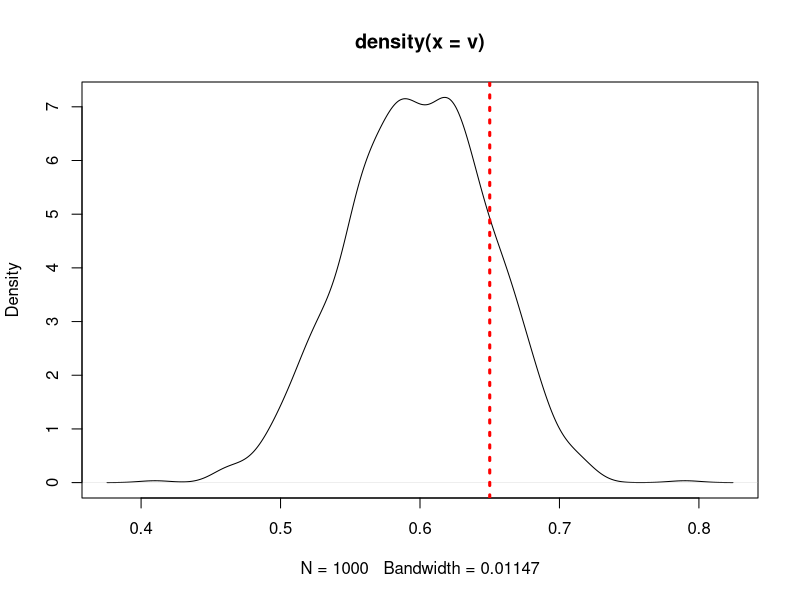

Source code (R):
set.seed(12)
# simulate 10000 "coin tosses" (0s or 1s) with true probability of 1 being 0.65
true_p <- 0.65
population <- rbinom(1:10000,size=1,prob=true_p)

# 0 is a triangle lover
# 1 is a square lover

set.seed(98)
s <- sample(population, 100,replace = F) # a sample drawn from population, consider it our "measure", or "survey"

## probability of square lovers in a sample
sum(s)/length(s)

## bootstrapping : resampling our sample with replacement
sample(s, replace = T)

## now in the loop :

n <-  1000 # number of reshuffles
v <- vector(mode="numeric", length=n) # empty vector for the results

for (i in 1:n) { # repeat n times
  boot <- sample(s, replace=T) # shuffle
  v[i] <- sum(boot)/length(boot) # record observation to a vector
}


plot(density(v)) # density plot
abline(v=c(true_p,0),col="red",lty=15,lwd=3) # where is true probability
